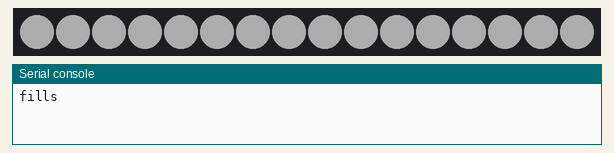
This program was run on a simulated Raspberry Pi Pico running MicroPython. Shown: 16 RGB LEDs in strip order, left to right, the last lines printed to the serial console. Dim RGB values are drawn brighter than linear. At 9.1 s the program stops and its outputs stay as they are.

Above: at 1.64 s.
At 2.71 s:
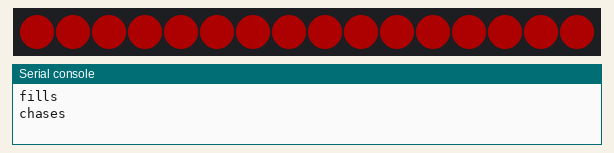
At 3.25 s:
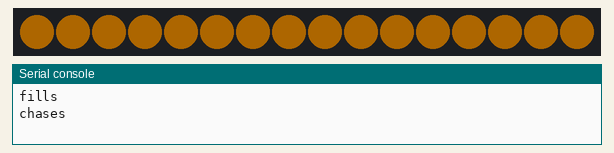
At 4.33 s:
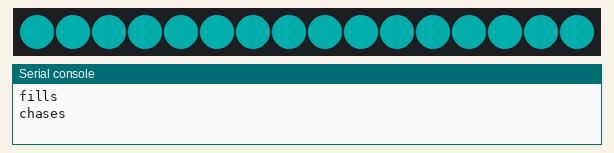
At 5.4 s:
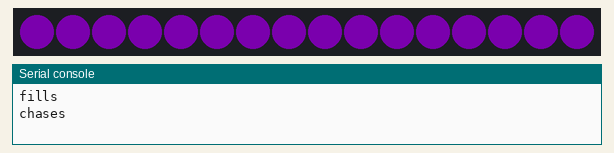
At 9.2 s:
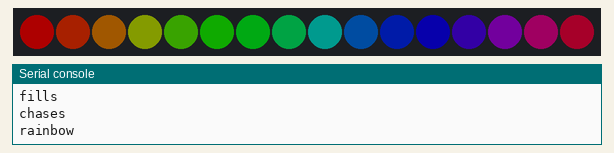

The program:

neopixel_ring.py
```python
'''
相较原代码改进：
1、在创建StateMachine时增加了错误处理机制，以捕获并报告初始化失败的情况；
2、在pixels_fill函数中，直接计算颜色值并赋值给数组，减少了重复计算；
3、在pixels_show函数中，直接使用enumerate来遍历数组，减少了不必要的索引计算。
'''
# 使用PIO驱动一组WS2812 LED的示例。

import array, time
from machine import Pin
import rp2

# 配置WS2812 LED的数量。
NUM_LEDS = 16
PIN_NUM = 6
brightness = 0.2

@rp2.asm_pio(sideset_init=rp2.PIO.OUT_LOW, out_shiftdir=rp2.PIO.SHIFT_LEFT, autopull=True, pull_thresh=24)
def ws2812():
    # 定义PIO程序，用于控制WS2812 LED
    T1 = 2
    T2 = 5
    T3 = 3
    wrap_target()
    label("bitloop")
    out(x, 1)               .side(0)    [T3 - 1]
    jmp(not_x, "do_zero")   .side(1)    [T1 - 1]
    jmp("bitloop")          .side(1)    [T2 - 1]
    label("do_zero")
    nop()                   .side(0)    [T2 - 1]
    wrap()

# 使用ws2812程序创建StateMachine，在引脚上输出
try:
    sm = rp2.StateMachine(0, ws2812, freq=8_000_000, sideset_base=Pin(PIN_NUM))
    sm.active(1)
except Exception as e:
    print(f"初始化StateMachine失败: {e}")
    raise

# 通过LED RGB值阵列在LED上显示图案。
ar = array.array("I", [0 for _ in range(NUM_LEDS)])

def pixels_show():
    # 显示当前LED阵列的颜色
    dimmer_ar = array.array("I", [0 for _ in range(NUM_LEDS)])
    for i, c in enumerate(ar):
        r = int(((c >> 8) & 0xFF) * brightness)
        g = int(((c >> 16) & 0xFF) * brightness)
        b = int((c & 0xFF) * brightness)
        dimmer_ar[i] = (g << 16) + (r << 8) + b
    sm.put(dimmer_ar, 8)
    time.sleep_ms(10)

def pixels_set(i, color):
    # 设置单个LED的颜色
    ar[i] = (color[1] << 16) + (color[0] << 8) + color[2]

def pixels_fill(color):
    # 填充所有LED为同一颜色
    color_value = (color[1] << 16) + (color[0] << 8) + color[2]
    for i in range(len(ar)):
        ar[i] = color_value

def color_chase(color, wait):
    # 逐个点亮LED，形成颜色追逐效果
    for i in range(NUM_LEDS):
        pixels_set(i, color)
        time.sleep(wait)
        pixels_show()
    time.sleep(0.2)

def wheel(pos):
    # 根据位置生成RGB颜色
    if pos < 0 or pos > 255:
        return (0, 0, 0)
    if pos < 85:
        return (255 - pos * 3, pos * 3, 0)
    if pos < 170:
        pos -= 85
        return (0, 255 - pos * 3, pos * 3)
    pos -= 170
    return (pos * 3, 0, 255 - pos * 3)

def rainbow_cycle(wait):
    # 生成彩虹循环效果
    for j in range(255):
        for i in range(NUM_LEDS):
            rc_index = (i * 256 // NUM_LEDS) + j
            pixels_set(i, wheel(rc_index & 255))
        pixels_show()
        time.sleep(wait)

BLACK = (0, 0, 0)
RED = (255, 0, 0)
YELLOW = (255, 150, 0)
GREEN = (0, 255, 0)
CYAN = (0, 255, 255)
BLUE = (0, 0, 255)
PURPLE = (180, 0, 255)
WHITE = (255, 255, 255)
COLORS = (BLACK, RED, YELLOW, GREEN, CYAN, BLUE, PURPLE, WHITE)

print("fills")
for color in COLORS:
    pixels_fill(color)
    pixels_show()
    time.sleep(0.2)

print("chases")
for color in COLORS:
    color_chase(color, 0.01)

print("rainbow")
rainbow_cycle(0)
```
